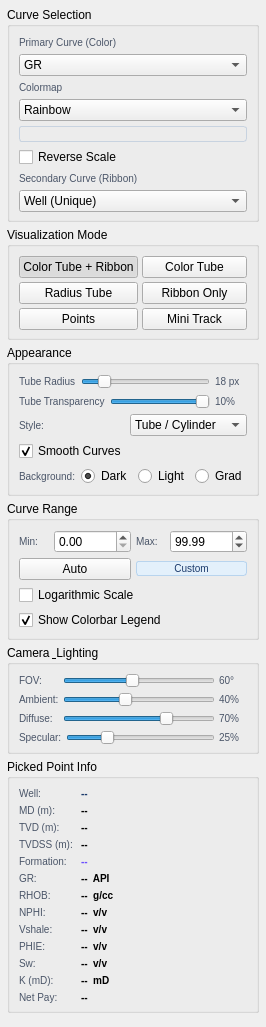
         <widget class="QWidget" name="rightScrollContent">
          <layout class="QVBoxLayout" name="rightScrollLayout">
           <property name="spacing"><number>5</number></property>
           <property name="leftMargin"><number>7</number></property>
           <property name="topMargin"><number>7</number></property>
           <property name="rightMargin"><number>7</number></property>
           <property name="bottomMargin"><number>7</number></property>

           <!-- CURVE SELECTION -->
           <item>
            <widget class="QGroupBox" name="grpCurveSelection">
             <property name="title"><string>Curve Selection</string></property>
             <layout class="QVBoxLayout">
              <property name="spacing"><number>5</number></property>
              <property name="leftMargin"><number>9</number></property>
              <property name="topMargin"><number>9</number></property>
              <property name="rightMargin"><number>9</number></property>
              <property name="bottomMargin"><number>7</number></property>
              <item>
               <layout class="QHBoxLayout">
                <item><widget class="QLabel">
                 <property name="text"><string>Primary Curve (Color)</string></property>
                 <property name="styleSheet"><string>font-size:10px;color:#4A5568;</string></property>
                </widget></item>
               </layout>
              </item>
              <item>
               <widget class="QComboBox" name="cmbCmapProperty">
                <item><property name="text"><string>GR</string></property></item>
                <item><property name="text"><string>RHOB</string></property></item>
                <item><property name="text"><string>NPHI</string></property></item>
                <item><property name="text"><string>RT / ILD</string></property></item>
                <item><property name="text"><string>Vshale</string></property></item>
                <item><property name="text"><string>Porosity (PHIE)</string></property></item>
                <item><property name="text"><string>Water Sat. (Sw)</string></property></item>
                <item><property name="text"><string>Permeability (K)</string></property></item>
                <item><property name="text"><string>Net Pay Flag</string></property></item>
               </widget>
              </item>
              <item>
               <layout class="QHBoxLayout">
                <item><widget class="QLabel">
                 <property name="text"><string>Colormap</string></property>
                 <property name="styleSheet"><string>font-size:10px;color:#4A5568;</string></property>
                </widget></item>
               </layout>
              </item>
              <item>
               <widget class="QComboBox" name="cmbColormap">
                <item><property name="text"><string>Rainbow</string></property></item>
                <item><property name="text"><string>Jet</string></property></item>
                <item><property name="text"><string>Viridis</string></property></item>
                <item><property name="text"><string>Plasma</string></property></item>
                <item><property name="text"><string>Inferno</string></property></item>
                <item><property name="text"><string>Hot</string></property></item>
                <item><property name="text"><string>RdYlGn</string></property></item>
                <item><property name="text"><string>Seismic</string></property></item>
                <item><property name="text"><string>Petro (Custom)</string></property></item>
               </widget>
              </item>
              <item>
               <widget class="QLabel" name="lblColormapPreview">
                <property name="text"><string></string></property>
                <property name="minimumHeight"><number>18</number></property>
                <property name="styleSheet">
                 <string>background: qlineargradient(x1:0,y1:0,x2:1,y2:0,
                  stop:0 #0000FF, stop:0.25 #00FFFF,
                  stop:0.5 #00FF00, stop:0.75 #FFFF00,
                  stop:1 #FF0000);
                  border-radius: 3px; border: 1px solid #C8D3E0;</string>
                </property>
               </widget>
              </item>
              <item><widget class="QCheckBox" name="chkInvertCmap">
               <property name="text"><string>Reverse Scale</string></property>
              </widget></item>

              <item>
               <layout class="QHBoxLayout">
                <item><widget class="QLabel">
                 <property name="text"><string>Secondary Curve (Ribbon)</string></property>
                 <property name="styleSheet"><string>font-size:10px;color:#4A5568;</string></property>
                </widget></item>
               </layout>
              </item>
              <item>
               <layout class="QHBoxLayout">
                <item><widget class="QComboBox" name="cmbTrajColorBy">
                 <item><property name="text"><string>Well (Unique)</string></property></item>
                 <item><property name="text"><string>Log Curve</string></property></item>
                 <item><property name="text"><string>Formation Zone</string></property></item>
                 <item><property name="text"><string>Vshale</string></property></item>
                 <item><property name="text"><string>Porosity (PHIE)</string></property></item>
                 <item><property name="text"><string>Water Sat. (Sw)</string></property></item>
                 <item><property name="text"><string>Permeability (K)</string></property></item>
                 <item><property name="text"><string>Net Pay Flag</string></property></item>
                </widget></item>
               </layout>
              </item>

             </layout>
            </widget>
           </item>

           <!-- VISUALIZATION MODE -->
           <item>
            <widget class="QGroupBox" name="grpVisualizationMode">
             <property name="title"><string>Visualization Mode</string></property>
             <layout class="QVBoxLayout">
              <property name="spacing"><number>5</number></property>
              <property name="leftMargin"><number>9</number></property>
              <property name="topMargin"><number>9</number></property>
              <property name="rightMargin"><number>9</number></property>
              <property name="bottomMargin"><number>7</number></property>
              <item>
               <layout class="QGridLayout">
                <property name="spacing"><number>4</number></property>
                <item row="0" column="0">
                 <widget class="QPushButton" name="btnVisModeColorTube">
                  <property name="visModeBtn" stdset="0"><bool>true</bool></property>
                  <property name="text"><string>Color Tube + Ribbon</string></property>
                  <property name="checkable"><bool>true</bool></property>
                  <property name="checked"><bool>true</bool></property>
                  <property name="minimumHeight"><number>38</number></property>
                 </widget>
                </item>
                <item row="0" column="1">
                 <widget class="QPushButton" name="btnVisModeColorOnly">
                  <property name="visModeBtn" stdset="0"><bool>true</bool></property>
                  <property name="text"><string>Color Tube</string></property>
                  <property name="checkable"><bool>true</bool></property>
                  <property name="minimumHeight"><number>38</number></property>
                 </widget>
                </item>
                <item row="1" column="0">
                 <widget class="QPushButton" name="btnVisModeRadius">
                  <property name="visModeBtn" stdset="0"><bool>true</bool></property>
                  <property name="text"><string>Radius Tube</string></property>
                  <property name="checkable"><bool>true</bool></property>
                  <property name="minimumHeight"><number>38</number></property>
                 </widget>
                </item>
                <item row="1" column="1">
                 <widget class="QPushButton" name="btnVisModeRibbon">
                  <property name="visModeBtn" stdset="0"><bool>true</bool></property>
                  <property name="text"><string>Ribbon Only</string></property>
                  <property name="checkable"><bool>true</bool></property>
                  <property name="minimumHeight"><number>38</number></property>
                 </widget>
                </item>
                <item row="2" column="0">
                 <widget class="QPushButton" name="btnVisModePoints">
                  <property name="visModeBtn" stdset="0"><bool>true</bool></property>
                  <property name="text"><string>Points</string></property>
                  <property name="checkable"><bool>true</bool></property>
                  <property name="minimumHeight"><number>38</number></property>
                 </widget>
                </item>
                <item row="2" column="1">
                 <widget class="QPushButton" name="btnVisModeTrack">
                  <property name="visModeBtn" stdset="0"><bool>true</bool></property>
                  <property name="text"><string>Mini Track</string></property>
                  <property name="checkable"><bool>true</bool></property>
                  <property name="minimumHeight"><number>38</number></property>
                 </widget>
                </item>
               </layout>
              </item>
             </layout>
            </widget>
           </item>

           <!-- APPEARANCE -->
           <item>
            <widget class="QGroupBox" name="grpAppearance">
             <property name="title"><string>Appearance</string></property>
             <layout class="QVBoxLayout">
              <property name="spacing"><number>5</number></property>
              <property name="leftMargin"><number>9</number></property>
              <property name="topMargin"><number>9</number></property>
              <property name="rightMargin"><number>9</number></property>
              <property name="bottomMargin"><number>7</number></property>

              <item>
               <layout class="QHBoxLayout">
                <item><widget class="QLabel" name="lblTrajRadius">
                 <property name="text"><string>Tube Radius</string></property>
                 <property name="styleSheet"><string>font-size:10px;color:#4A5568;</string></property>
                </widget></item>
                <item><widget class="QSlider" name="sliderTrajRadius">
                 <property name="orientation"><enum>Qt::Horizontal</enum></property>
                 <property name="minimum"><number>1</number></property>
                 <property name="maximum"><number>30</number></property>
                 <property name="value"><number>5</number></property>
                </widget></item>
                <item><widget class="QLabel" name="lblTrajRadiusVal">
                 <property name="text"><string>18 px</string></property>
                 <property name="styleSheet"><string>font-size:10px;color:#4A5568;min-width:32px;</string></property>
                </widget></item>
               </layout>
              </item>

              <item>
               <layout class="QHBoxLayout">
                <item><widget class="QLabel" name="lblOpacity">
                 <property name="text"><string>Tube Transparency</string></property>
                 <property name="styleSheet"><string>font-size:10px;color:#4A5568;</string></property>
                </widget></item>
                <item><widget class="QSlider" name="sliderOpacity">
                 <property name="orientation"><enum>Qt::Horizontal</enum></property>
                 <property name="minimum"><number>10</number></property>
                 <property name="maximum"><number>100</number></property>
                 <property name="value"><number>100</number></property>
                </widget></item>
                <item><widget class="QLabel" name="lblOpacityVal">
                 <property name="text"><string>10%</string></property>
                 <property name="styleSheet"><string>font-size:10px;color:#4A5568;min-width:32px;</string></property>
                </widget></item>
               </layout>
              </item>

              <item>
               <layout class="QHBoxLayout">
                <item><widget class="QLabel" name="lblTrajStyle">
                 <property name="text"><string>Style:</string></property>
                 <property name="styleSheet"><string>font-size:10px;color:#4A5568;</string></property>
                </widget></item>
                <item><widget class="QComboBox" name="cmbTrajStyle">
                 <item><property name="text"><string>Tube / Cylinder</string></property></item>
                 <item><property name="text"><string>Line</string></property></item>
                 <item><property name="text"><string>Ribbon</string></property></item>
                 <item><property name="text"><string>Dotted / Dashed</string></property></item>
                </widget></item>
               </layout>
              </item>

              <item><widget class="QCheckBox" name="chkShadows">
               <property name="text"><string>Smooth Curves</string></property>
               <property name="checked"><bool>true</bool></property>
              </widget></item>

              <!-- Background -->
              <item>
               <layout class="QHBoxLayout">
                <item><widget class="QLabel">
                 <property name="text"><string>Background:</string></property>
                 <property name="styleSheet"><string>font-size:10px;color:#4A5568;</string></property>
                </widget></item>
                <item><widget class="QRadioButton" name="rdoBgDark">
                 <property name="text"><string>Dark</string></property>
                 <property name="checked"><bool>true</bool></property>
                </widget></item>
                <item><widget class="QRadioButton" name="rdoBgLight">
                 <property name="text"><string>Light</string></property>
                </widget></item>
                <item><widget class="QRadioButton" name="rdoBgGradient">
                 <property name="text"><string>Grad</string></property>
                </widget></item>
               </layout>
              </item>

             </layout>
            </widget>
           </item>

           <!-- CURVE RANGE -->
           <item>
            <widget class="QGroupBox" name="grpCurveRange">
             <property name="title"><string>Curve Range</string></property>
             <layout class="QVBoxLayout">
              <property name="spacing"><number>5</number></property>
              <property name="leftMargin"><number>9</number></property>
              <property name="topMargin"><number>9</number></property>
              <property name="rightMargin"><number>9</number></property>
              <property name="bottomMargin"><number>7</number></property>
              <item>
               <layout class="QHBoxLayout">
                <item><widget class="QLabel" name="lblCmapMin">
                 <property name="text"><string>Min:</string></property>
                 <property name="styleSheet"><string>font-size:10px;color:#4A5568;</string></property>
                </widget></item>
                <item><widget class="QDoubleSpinBox" name="spinCmapMin">
                 <property name="value"><double>0.0</double></property>
                 <property name="maximum"><double>99999.0</double></property>
                 <property name="decimals"><number>2</number></property>
                </widget></item>
                <item><widget class="QLabel" name="lblCmapMax">
                 <property name="text"><string>Max:</string></property>
                 <property name="styleSheet"><string>font-size:10px;color:#4A5568;</string></property>
                </widget></item>
                <item><widget class="QDoubleSpinBox" name="spinCmapMax">
                 <property name="value"><double>150.0</double></property>
                 <property name="maximum"><double>99999.0</double></property>
                 <property name="decimals"><number>2</number></property>
                </widget></item>
               </layout>
              </item>
              <item>
               <layout class="QHBoxLayout">
                <item><widget class="QPushButton" name="btnAutoRange">
                 <property name="text"><string>Auto</string></property>
                 <property name="minimumHeight"><number>26</number></property>
                 <property name="toolTip"><string>Auto range from data</string></property>
                </widget></item>
                <item><widget class="QPushButton" name="btnCustomRange">
                 <property name="text"><string>Custom</string></property>
                 <property name="minimumHeight"><number>26</number></property>
                 <property name="styleSheet"><string>background:#E3F0FB;color:#1B3A6B;border:1px solid #B8D4EE;border-radius:3px;font-size:10px;</string></property>
                </widget></item>
               </layout>
              </item>
              <item><widget class="QCheckBox" name="chkLogScale">
               <property name="text"><string>Logarithmic Scale</string></property>
              </widget></item>
              <item><widget class="QCheckBox" name="chkShowColorbar">
               <property name="text"><string>Show Colorbar Legend</string></property>
               <property name="checked"><bool>true</bool></property>
              </widget></item>
             </layout>
            </widget>
           </item>

           <!-- CAMERA / LIGHTING (collapsed into group) -->
           <item>
            <widget class="QGroupBox" name="grpLighting">
             <property name="title"><string>Camera &amp; Lighting</string></property>
             <layout class="QVBoxLayout">
              <property name="spacing"><number>4</number></property>
              <property name="leftMargin"><number>9</number></property>
              <property name="topMargin"><number>8</number></property>
              <property name="rightMargin"><number>9</number></property>
              <property name="bottomMargin"><number>6</number></property>

              <item>
               <layout class="QHBoxLayout">
                <item><widget class="QLabel" name="lblFOV">
                 <property name="text"><string>FOV:</string></property>
                 <property name="styleSheet"><string>font-size:10px;color:#4A5568;min-width:40px;</string></property>
                </widget></item>
                <item><widget class="QSlider" name="sliderFOV">
                 <property name="orientation"><enum>Qt::Horizontal</enum></property>
                 <property name="minimum"><number>10</number></property>
                 <property name="maximum"><number>120</number></property>
                 <property name="value"><number>60</number></property>
                </widget></item>
                <item><widget class="QLabel" name="lblFOVVal">
                 <property name="text"><string>60°</string></property>
                 <property name="styleSheet"><string>font-size:10px;color:#4A5568;min-width:28px;</string></property>
                </widget></item>
               </layout>
              </item>

              <item>
               <layout class="QHBoxLayout">
                <item><widget class="QLabel" name="lblAmbient">
                 <property name="text"><string>Ambient:</string></property>
                 <property name="styleSheet"><string>font-size:10px;color:#4A5568;min-width:40px;</string></property>
                </widget></item>
                <item><widget class="QSlider" name="sliderAmbient">
                 <property name="orientation"><enum>Qt::Horizontal</enum></property>
                 <property name="minimum"><number>0</number></property>
                 <property name="maximum"><number>100</number></property>
                 <property name="value"><number>40</number></property>
                </widget></item>
                <item><widget class="QLabel" name="lblAmbientVal">
                 <property name="text"><string>40%</string></property>
                 <property name="styleSheet"><string>font-size:10px;color:#4A5568;min-width:28px;</string></property>
                </widget></item>
               </layout>
              </item>

              <item>
               <layout class="QHBoxLayout">
                <item><widget class="QLabel" name="lblDiffuse">
                 <property name="text"><string>Diffuse:</string></property>
                 <property name="styleSheet"><string>font-size:10px;color:#4A5568;min-width:40px;</string></property>
                </widget></item>
                <item><widget class="QSlider" name="sliderDiffuse">
                 <property name="orientation"><enum>Qt::Horizontal</enum></property>
                 <property name="minimum"><number>0</number></property>
                 <property name="maximum"><number>100</number></property>
                 <property name="value"><number>70</number></property>
                </widget></item>
                <item><widget class="QLabel" name="lblDiffuseVal">
                 <property name="text"><string>70%</string></property>
                 <property name="styleSheet"><string>font-size:10px;color:#4A5568;min-width:28px;</string></property>
                </widget></item>
               </layout>
              </item>

              <item>
               <layout class="QHBoxLayout">
                <item><widget class="QLabel" name="lblSpecular">
                 <property name="text"><string>Specular:</string></property>
                 <property name="styleSheet"><string>font-size:10px;color:#4A5568;min-width:40px;</string></property>
                </widget></item>
                <item><widget class="QSlider" name="sliderSpecular">
                 <property name="orientation"><enum>Qt::Horizontal</enum></property>
                 <property name="minimum"><number>0</number></property>
                 <property name="maximum"><number>100</number></property>
                 <property name="value"><number>25</number></property>
                </widget></item>
                <item><widget class="QLabel" name="lblSpecularVal">
                 <property name="text"><string>25%</string></property>
                 <property name="styleSheet"><string>font-size:10px;color:#4A5568;min-width:28px;</string></property>
                </widget></item>
               </layout>
              </item>

             </layout>
            </widget>
           </item>

           <!-- PICK INFO -->
           <item>
            <widget class="QGroupBox" name="grpPickedLocation">
             <property name="title"><string>Picked Point Info</string></property>
             <layout class="QFormLayout">
              <property name="horizontalSpacing"><number>8</number></property>
              <property name="verticalSpacing"><number>4</number></property>
              <property name="leftMargin"><number>9</number></property>
              <property name="topMargin"><number>8</number></property>
              <property name="rightMargin"><number>9</number></property>
              <property name="bottomMargin"><number>6</number></property>
              <item row="0" column="0"><widget class="QLabel"><property name="text"><string>Well:</string></property><property name="styleSheet"><string>font-size:10px;color:#4A5568;</string></property></widget></item>
              <item row="0" column="1"><widget class="QLabel" name="lblPickWell"><property name="text"><string>--</string></property><property name="styleSheet"><string>font-size:10px;color:#1B3A6B;font-weight:bold;</string></property></widget></item>
              <item row="1" column="0"><widget class="QLabel"><property name="text"><string>MD (m):</string></property><property name="styleSheet"><string>font-size:10px;color:#4A5568;</string></property></widget></item>
              <item row="1" column="1"><widget class="QLabel" name="lblPickMD"><property name="text"><string>--</string></property><property name="styleSheet"><string>font-size:10px;font-weight:bold;</string></property></widget></item>
              <item row="2" column="0"><widget class="QLabel"><property name="text"><string>TVD (m):</string></property><property name="styleSheet"><string>font-size:10px;color:#4A5568;</string></property></widget></item>
              <item row="2" column="1"><widget class="QLabel" name="lblPickTVD"><property name="text"><string>--</string></property><property name="styleSheet"><string>font-size:10px;font-weight:bold;</string></property></widget></item>
              <item row="3" column="0"><widget class="QLabel"><property name="text"><string>TVDSS (m):</string></property><property name="styleSheet"><string>font-size:10px;color:#4A5568;</string></property></widget></item>
              <item row="3" column="1"><widget class="QLabel" name="lblPickTVDSS"><property name="text"><string>--</string></property><property name="styleSheet"><string>font-size:10px;font-weight:bold;</string></property></widget></item>
              <item row="4" column="0"><widget class="QLabel"><property name="text"><string>Formation:</string></property><property name="styleSheet"><string>font-size:10px;color:#4A5568;</string></property></widget></item>
              <item row="4" column="1"><widget class="QLabel" name="lblPickFormation"><property name="text"><string>--</string></property><property name="styleSheet"><string>font-size:10px;font-weight:bold;color:#6B4EFF;</string></property></widget></item>
              <item row="5" column="0"><widget class="QLabel"><property name="text"><string>GR:</string></property><property name="styleSheet"><string>font-size:10px;color:#4A5568;</string></property></widget></item>
              <item row="5" column="1"><widget class="QLabel" name="lblPickGR"><property name="text"><string>--  API</string></property><property name="styleSheet"><string>font-size:10px;font-weight:bold;</string></property></widget></item>
              <item row="6" column="0"><widget class="QLabel"><property name="text"><string>RHOB:</string></property><property name="styleSheet"><string>font-size:10px;color:#4A5568;</string></property></widget></item>
              <item row="6" column="1"><widget class="QLabel" name="lblPickRHOB"><property name="text"><string>--  g/cc</string></property><property name="styleSheet"><string>font-size:10px;font-weight:bold;</string></property></widget></item>
              <item row="7" column="0"><widget class="QLabel"><property name="text"><string>NPHI:</string></property><property name="styleSheet"><string>font-size:10px;color:#4A5568;</string></property></widget></item>
              <item row="7" column="1"><widget class="QLabel" name="lblPickNPHI"><property name="text"><string>--  v/v</string></property><property name="styleSheet"><string>font-size:10px;font-weight:bold;</string></property></widget></item>
              <item row="8" column="0"><widget class="QLabel"><property name="text"><string>Vshale:</string></property><property name="styleSheet"><string>font-size:10px;color:#4A5568;</string></property></widget></item>
              <item row="8" column="1"><widget class="QLabel" name="lblPickVsh"><property name="text"><string>--  v/v</string></property><property name="styleSheet"><string>font-size:10px;font-weight:bold;</string></property></widget></item>
              <item row="9" column="0"><widget class="QLabel"><property name="text"><string>PHIE:</string></property><property name="styleSheet"><string>font-size:10px;color:#4A5568;</string></property></widget></item>
              <item row="9" column="1"><widget class="QLabel" name="lblPickPHIE"><property name="text"><string>--  v/v</string></property><property name="styleSheet"><string>font-size:10px;font-weight:bold;</string></property></widget></item>
              <item row="10" column="0"><widget class="QLabel"><property name="text"><string>Sw:</string></property><property name="styleSheet"><string>font-size:10px;color:#4A5568;</string></property></widget></item>
              <item row="10" column="1"><widget class="QLabel" name="lblPickSw"><property name="text"><string>--  v/v</string></property><property name="styleSheet"><string>font-size:10px;font-weight:bold;</string></property></widget></item>
              <item row="11" column="0"><widget class="QLabel"><property name="text"><string>K (mD):</string></property><property name="styleSheet"><string>font-size:10px;color:#4A5568;</string></property></widget></item>
              <item row="11" column="1"><widget class="QLabel" name="lblPickK"><property name="text"><string>--  mD</string></property><property name="styleSheet"><string>font-size:10px;font-weight:bold;</string></property></widget></item>
              <item row="12" column="0"><widget class="QLabel"><property name="text"><string>Net Pay:</string></property><property name="styleSheet"><string>font-size:10px;color:#4A5568;</string></property></widget></item>
              <item row="12" column="1"><widget class="QLabel" name="lblPickNetPay"><property name="text"><string>--</string></property><property name="styleSheet"><string>font-size:10px;font-weight:bold;</string></property></widget></item>
             </layout>
            </widget>
           </item>

           <item>
            <spacer name="rightPanelSpacer">
             <property name="orientation"><enum>Qt::Vertical</enum></property>
             <property name="sizeType"><enum>QSizePolicy::Expanding</enum></property>
            </spacer>
           </item>

          </layout>
         </widget>
